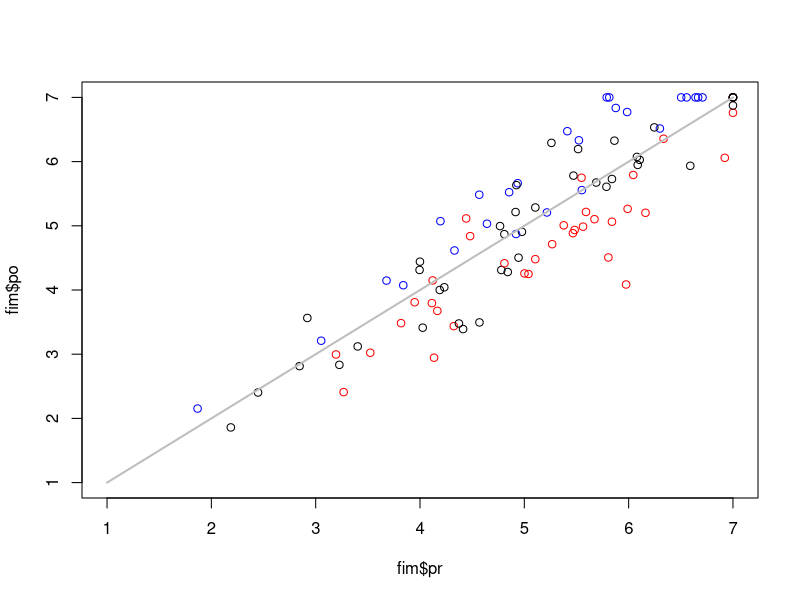

Source code (R): (Note: this script raises an error after producing the figure.)
rm(list=ls())
set.seed(1)

nobs=100
ceil1=7
floor1=1
mu=5
tau2=2
sig2=0.2

#generate pre-scores
pr=pr.true=rnorm(nobs,mean=mu,sd=sqrt(tau2))
cond=pr>ceil1;  sum(cond); pr[cond]=ceil1
cond=pr<floor1; sum(cond); pr[cond]=floor1

#generate xmat
uniq=matrix(c(0,0,1,0,0,1),3,2,byrow=T)
ind=sample(1:nrow(uniq),size=nobs,replace=T)
xmat=cbind(1,uniq[ind,])
colnames(xmat)=c('interc','trat1','trat2')

#generate xmat associated with pr
xmat.pr=cbind(pr,pr*xmat[,'trat1'],pr*xmat[,'trat2'])
xmat.pr.true=cbind(pr.true,pr.true*xmat[,'trat1'],pr.true*xmat[,'trat2'])
colnames(xmat.pr)=colnames(xmat.pr.true)=c('pr','pr_trat1','pr_trat2')

#parameters
betas=c(0,-0.1,0)
gammas=c(1,0,0.1)

#generate data 
media=xmat.pr%*%betas+xmat.pr.true%*%gammas
po=po.true=rnorm(nobs,mean=media,sd=sqrt(sig2))
cond=po>ceil1;  sum(cond); po[cond]=ceil1
cond=po<floor1; sum(cond); po[cond]=floor1

#final dataset
fim=data.frame(po=po,pr=pr,xmat[,-1])

#visualize these results
cores=rep('black',nrow(fim))
cond=fim$trat1==1; cores[cond]='red'
cond=fim$trat2==1; cores[cond]='blue'
rango=c(floor1,ceil1)
plot(fim$pr,fim$po,col=cores,xlim=rango,ylim=rango)
lines(rango,rango,col='grey',lwd=2)

#output results
setwd('U:\\GIT_models\\ceiling_effect')
write.csv(fim,'fake data.csv',row.names=F)
